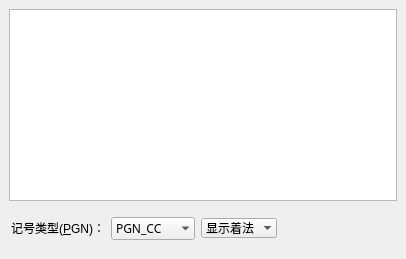
           <widget class="QWidget" name="textTab">
            <property name="toolTip">
             <string notr="true"/>
            </property>
            <property name="statusTip">
             <string notr="true"/>
            </property>
            <property name="whatsThis">
             <string notr="true"/>
            </property>
            <property name="accessibleName">
             <string notr="true"/>
            </property>
            <property name="accessibleDescription">
             <string notr="true"/>
            </property>
            <attribute name="title">
             <string notr="true">文本(&amp;X)</string>
            </attribute>
            <layout class="QVBoxLayout" name="verticalLayout_2">
             <property name="leftMargin">
              <number>9</number>
             </property>
             <property name="topMargin">
              <number>9</number>
             </property>
             <property name="rightMargin">
              <number>9</number>
             </property>
             <property name="bottomMargin">
              <number>9</number>
             </property>
             <item>
              <widget class="QPlainTextEdit" name="pgnTextEdit">
               <property name="font">
                <font>
                 <family>新宋体</family>
                 <pointsize>12</pointsize>
                </font>
               </property>
               <property name="contextMenuPolicy">
                <enum>Qt::NoContextMenu</enum>
               </property>
               <property name="toolTip">
                <string notr="true"/>
               </property>
               <property name="statusTip">
                <string notr="true"/>
               </property>
               <property name="whatsThis">
                <string notr="true"/>
               </property>
               <property name="accessibleName">
                <string notr="true"/>
               </property>
               <property name="accessibleDescription">
                <string notr="true"/>
               </property>
               <property name="documentTitle">
                <string notr="true"/>
               </property>
               <property name="lineWrapMode">
                <enum>QPlainTextEdit::NoWrap</enum>
               </property>
               <property name="plainText">
                <string notr="true"/>
               </property>
               <property name="textInteractionFlags">
                <set>Qt::TextSelectableByKeyboard|Qt::TextSelectableByMouse</set>
               </property>
              </widget>
             </item>
             <item>
              <layout class="QHBoxLayout" name="horizontalLayout_6">
               <property name="leftMargin">
                <number>2</number>
               </property>
               <property name="topMargin">
                <number>2</number>
               </property>
               <property name="rightMargin">
                <number>2</number>
               </property>
               <property name="bottomMargin">
                <number>2</number>
               </property>
               <item>
                <widget class="QLabel" name="label_12">
                 <property name="sizePolicy">
                  <sizepolicy hsizetype="Preferred" vsizetype="Fixed">
                   <horstretch>0</horstretch>
                   <verstretch>0</verstretch>
                  </sizepolicy>
                 </property>
                 <property name="toolTip">
                  <string notr="true"/>
                 </property>
                 <property name="statusTip">
                  <string notr="true"/>
                 </property>
                 <property name="whatsThis">
                  <string notr="true"/>
                 </property>
                 <property name="accessibleName">
                  <string notr="true"/>
                 </property>
                 <property name="accessibleDescription">
                  <string notr="true"/>
                 </property>
                 <property name="layoutDirection">
                  <enum>Qt::LeftToRight</enum>
                 </property>
                 <property name="text">
                  <string>记号类型(&amp;PGN)：</string>
                 </property>
                 <property name="alignment">
                  <set>Qt::AlignRight|Qt::AlignTrailing|Qt::AlignVCenter</set>
                 </property>
                 <property name="buddy">
                  <cstring>pgnTypeComboBox</cstring>
                 </property>
                </widget>
               </item>
               <item>
                <widget class="QComboBox" name="pgnTypeComboBox">
                 <property name="sizePolicy">
                  <sizepolicy hsizetype="Preferred" vsizetype="Fixed">
                   <horstretch>0</horstretch>
                   <verstretch>0</verstretch>
                  </sizepolicy>
                 </property>
                 <property name="font">
                  <font>
                   <family>微软雅黑</family>
                   <pointsize>9</pointsize>
                  </font>
                 </property>
                 <property name="toolTip">
                  <string notr="true"/>
                 </property>
                 <property name="statusTip">
                  <string notr="true"/>
                 </property>
                 <property name="whatsThis">
                  <string notr="true"/>
                 </property>
                 <property name="accessibleName">
                  <string notr="true"/>
                 </property>
                 <property name="accessibleDescription">
                  <string notr="true"/>
                 </property>
                 <property name="currentText">
                  <string notr="true">PGN_CC</string>
                 </property>
                 <property name="currentIndex">
                  <number>2</number>
                 </property>
                 <property name="frame">
                  <bool>false</bool>
                 </property>
                 <item>
                  <property name="text">
                   <string notr="true">PGN_ICCS</string>
                  </property>
                 </item>
                 <item>
                  <property name="text">
                   <string notr="true">PGN_ZH</string>
                  </property>
                 </item>
                 <item>
                  <property name="text">
                   <string notr="true">PGN_CC</string>
                  </property>
                 </item>
                </widget>
               </item>
               <item>
                <widget class="QComboBox" name="scopeComboBox">
                 <property name="sizePolicy">
                  <sizepolicy hsizetype="Preferred" vsizetype="Fixed">
                   <horstretch>0</horstretch>
                   <verstretch>0</verstretch>
                  </sizepolicy>
                 </property>
                 <property name="toolTip">
                  <string notr="true"/>
                 </property>
                 <property name="statusTip">
                  <string notr="true"/>
                 </property>
                 <property name="whatsThis">
                  <string notr="true"/>
                 </property>
                 <property name="accessibleName">
                  <string notr="true"/>
                 </property>
                 <property name="accessibleDescription">
                  <string notr="true"/>
                 </property>
                 <property name="currentText">
                  <string notr="true">显示着法</string>
                 </property>
                 <property name="frame">
                  <bool>false</bool>
                 </property>
                 <item>
                  <property name="text">
                   <string notr="true">显示着法</string>
                  </property>
                 </item>
                 <item>
                  <property name="text">
                   <string notr="true">显示棋谱</string>
                  </property>
                 </item>
                </widget>
               </item>
               <item>
                <spacer name="horizontalSpacer_11">
                 <property name="orientation">
                  <enum>Qt::Horizontal</enum>
                 </property>
                 <property name="sizeHint" stdset="0">
                  <size>
                   <width>40</width>
                   <height>20</height>
                  </size>
                 </property>
                </spacer>
               </item>
               <item>
                <widget class="QToolButton" name="btnCopyPgntext">
                 <property name="toolTip">
                  <string notr="true"/>
                 </property>
                 <property name="statusTip">
                  <string notr="true"/>
                 </property>
                 <property name="whatsThis">
                  <string notr="true"/>
                 </property>
                 <property name="accessibleName">
                  <string notr="true"/>
                 </property>
                 <property name="accessibleDescription">
                  <string notr="true"/>
                 </property>
                 <property name="text">
                  <string notr="true"/>
                 </property>
                 <property name="iconSize">
                  <size>
                   <width>24</width>
                   <height>32</height>
                  </size>
                 </property>
                 <property name="toolButtonStyle">
                  <enum>Qt::ToolButtonTextBesideIcon</enum>
                 </property>
                 <property name="autoRaise">
                  <bool>true</bool>
                 </property>
                </widget>
               </item>
               <item>
                <spacer name="horizontalSpacer_12">
                 <property name="orientation">
                  <enum>Qt::Horizontal</enum>
                 </property>
                 <property name="sizeHint" stdset="0">
                  <size>
                   <width>40</width>
                   <height>20</height>
                  </size>
                 </property>
                </spacer>
               </item>
              </layout>
             </item>
            </layout>
           </widget>
